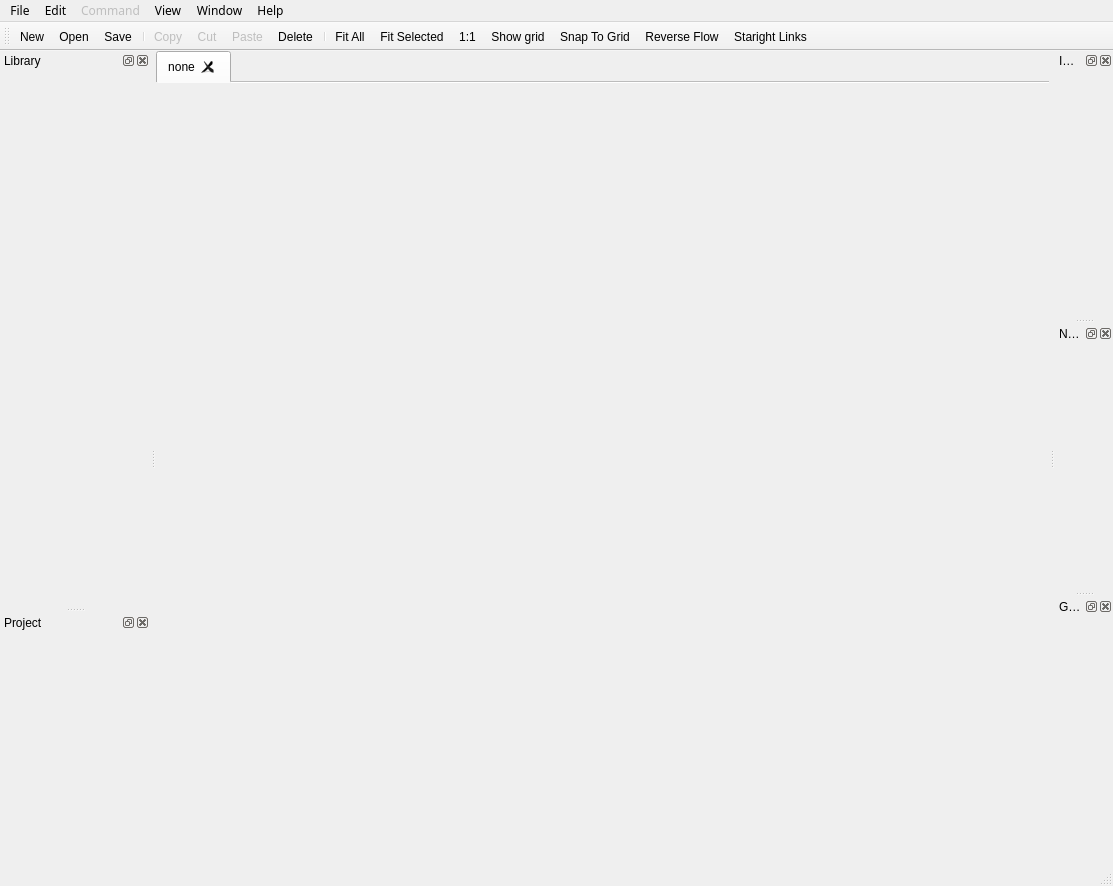
<?xml version="1.0" encoding="UTF-8"?>
<ui version="4.0">
 <class>MainWindow</class>
 <widget class="QMainWindow" name="MainWindow">
  <property name="geometry">
   <rect>
    <x>0</x>
    <y>0</y>
    <width>1113</width>
    <height>886</height>
   </rect>
  </property>
  <property name="windowTitle">
   <string>meShaderEd</string>
  </property>
  <property name="dockOptions">
   <set>QMainWindow::AllowTabbedDocks|QMainWindow::AnimatedDocks</set>
  </property>
  <property name="unifiedTitleAndToolBarOnMac">
   <bool>false</bool>
  </property>
  <widget class="QWidget" name="centralwidget">
   <property name="acceptDrops">
    <bool>true</bool>
   </property>
   <layout class="QGridLayout" name="gridLayout">
    <property name="margin">
     <number>0</number>
    </property>
    <item row="0" column="0">
     <widget class="QTabWidget" name="tabs">
      <property name="acceptDrops">
       <bool>true</bool>
      </property>
      <property name="tabPosition">
       <enum>QTabWidget::North</enum>
      </property>
      <property name="tabShape">
       <enum>QTabWidget::Rounded</enum>
      </property>
      <property name="currentIndex">
       <number>0</number>
      </property>
      <property name="elideMode">
       <enum>Qt::ElideNone</enum>
      </property>
      <property name="documentMode">
       <bool>true</bool>
      </property>
      <property name="tabsClosable">
       <bool>true</bool>
      </property>
      <property name="movable">
       <bool>false</bool>
      </property>
      <widget class="WorkArea" name="workArea">
       <property name="acceptDrops">
        <bool>true</bool>
       </property>
       <attribute name="title">
        <string>none</string>
       </attribute>
      </widget>
     </widget>
    </item>
   </layout>
  </widget>
  <widget class="QMenuBar" name="menubar">
   <property name="geometry">
    <rect>
     <x>0</x>
     <y>0</y>
     <width>1113</width>
     <height>19</height>
    </rect>
   </property>
   <property name="font">
    <font>
     <family>Lucida Sans</family>
     <pointsize>9</pointsize>
    </font>
   </property>
   <widget class="QMenu" name="menuFile">
    <property name="font">
     <font>
      <family>MS Shell Dlg 2</family>
      <pointsize>8</pointsize>
     </font>
    </property>
    <property name="title">
     <string>File</string>
    </property>
    <addaction name="actionNew"/>
    <addaction name="actionOpen"/>
    <addaction name="actionSave"/>
    <addaction name="actionSaveAs"/>
    <addaction name="actionProjectSetup"/>
    <addaction name="separator"/>
    <addaction name="actionImport"/>
    <addaction name="actionExport"/>
    <addaction name="separator"/>
    <addaction name="actionExit"/>
   </widget>
   <widget class="QMenu" name="menuEdit">
    <property name="font">
     <font>
      <family>MS Shell Dlg 2</family>
      <pointsize>8</pointsize>
     </font>
    </property>
    <property name="title">
     <string>Edit</string>
    </property>
    <addaction name="actionUndo"/>
    <addaction name="actionRedo"/>
    <addaction name="separator"/>
    <addaction name="actionCopy"/>
    <addaction name="actionCut"/>
    <addaction name="actionPaste"/>
    <addaction name="separator"/>
    <addaction name="actionDelete"/>
    <addaction name="separator"/>
    <addaction name="actionRendererOptions"/>
    <addaction name="actionSettings"/>
   </widget>
   <widget class="QMenu" name="menuCommand">
    <property name="enabled">
     <bool>false</bool>
    </property>
    <property name="font">
     <font>
      <family>MS Shell Dlg 2</family>
      <pointsize>8</pointsize>
     </font>
    </property>
    <property name="title">
     <string>Command</string>
    </property>
    <addaction name="actionBuild"/>
    <addaction name="actionRender"/>
   </widget>
   <widget class="QMenu" name="menuWindow">
    <property name="font">
     <font>
      <family>MS Shell Dlg 2</family>
      <pointsize>8</pointsize>
     </font>
    </property>
    <property name="title">
     <string>Window</string>
    </property>
    <addaction name="actionShowToolbar"/>
    <addaction name="actionShowNodes"/>
    <addaction name="actionShowParameters"/>
    <addaction name="actionShowPreview"/>
    <addaction name="actionShowGeometry"/>
    <addaction name="separator"/>
    <addaction name="actionNewParamView"/>
    <addaction name="actionNewImageView"/>
   </widget>
   <widget class="QMenu" name="menuHelp">
    <property name="font">
     <font>
      <family>MS Shell Dlg 2</family>
      <pointsize>8</pointsize>
     </font>
    </property>
    <property name="layoutDirection">
     <enum>Qt::RightToLeft</enum>
    </property>
    <property name="title">
     <string>Help</string>
    </property>
    <addaction name="actionAbout"/>
    <addaction name="actionHelp"/>
   </widget>
   <widget class="QMenu" name="menuView">
    <property name="title">
     <string>View</string>
    </property>
    <addaction name="actionShowGrid"/>
    <addaction name="actionSnapGrid"/>
    <addaction name="actionReverseFlow"/>
    <addaction name="actionStraightLinks"/>
    <addaction name="separator"/>
    <addaction name="actionFitAll"/>
    <addaction name="actionFitSelected"/>
    <addaction name="actionZoomReset"/>
   </widget>
   <addaction name="menuFile"/>
   <addaction name="menuEdit"/>
   <addaction name="menuCommand"/>
   <addaction name="menuView"/>
   <addaction name="menuWindow"/>
   <addaction name="menuHelp"/>
  </widget>
  <widget class="QStatusBar" name="statusbar"/>
  <widget class="QDockWidget" name="dockNodes">
   <property name="minimumSize">
    <size>
     <width>150</width>
     <height>42</height>
    </size>
   </property>
   <property name="floating">
    <bool>false</bool>
   </property>
   <property name="allowedAreas">
    <set>Qt::LeftDockWidgetArea|Qt::RightDockWidgetArea</set>
   </property>
   <property name="windowTitle">
    <string>Library</string>
   </property>
   <attribute name="dockWidgetArea">
    <number>1</number>
   </attribute>
   <widget class="NodeLibraryView" name="nodeList_ctl"/>
  </widget>
  <widget class="QToolBar" name="toolBar">
   <property name="minimumSize">
    <size>
     <width>0</width>
     <height>0</height>
    </size>
   </property>
   <property name="baseSize">
    <size>
     <width>0</width>
     <height>0</height>
    </size>
   </property>
   <property name="windowTitle">
    <string>toolBar</string>
   </property>
   <property name="allowedAreas">
    <set>Qt::LeftToolBarArea|Qt::TopToolBarArea</set>
   </property>
   <property name="iconSize">
    <size>
     <width>24</width>
     <height>24</height>
    </size>
   </property>
   <attribute name="toolBarArea">
    <enum>TopToolBarArea</enum>
   </attribute>
   <attribute name="toolBarBreak">
    <bool>false</bool>
   </attribute>
   <addaction name="actionNew"/>
   <addaction name="actionOpen"/>
   <addaction name="actionSave"/>
   <addaction name="separator"/>
   <addaction name="actionCopy"/>
   <addaction name="actionCut"/>
   <addaction name="actionPaste"/>
   <addaction name="actionDelete"/>
   <addaction name="separator"/>
   <addaction name="actionFitAll"/>
   <addaction name="actionFitSelected"/>
   <addaction name="actionZoomReset"/>
   <addaction name="actionShowGrid"/>
   <addaction name="actionSnapGrid"/>
   <addaction name="actionReverseFlow"/>
   <addaction name="actionStraightLinks"/>
  </widget>
  <widget class="QDockWidget" name="dockPreview">
   <property name="baseSize">
    <size>
     <width>300</width>
     <height>0</height>
    </size>
   </property>
   <property name="floating">
    <bool>false</bool>
   </property>
   <property name="features">
    <set>QDockWidget::AllDockWidgetFeatures</set>
   </property>
   <property name="allowedAreas">
    <set>Qt::LeftDockWidgetArea|Qt::RightDockWidgetArea</set>
   </property>
   <property name="windowTitle">
    <string>Image View</string>
   </property>
   <attribute name="dockWidgetArea">
    <number>2</number>
   </attribute>
   <widget class="ImageViewWidget" name="imageView_ctl"/>
  </widget>
  <widget class="QDockWidget" name="dockParam">
   <property name="baseSize">
    <size>
     <width>300</width>
     <height>0</height>
    </size>
   </property>
   <property name="features">
    <set>QDockWidget::AllDockWidgetFeatures</set>
   </property>
   <property name="allowedAreas">
    <set>Qt::LeftDockWidgetArea|Qt::RightDockWidgetArea</set>
   </property>
   <property name="windowTitle">
    <string>Node Parameters</string>
   </property>
   <attribute name="dockWidgetArea">
    <number>2</number>
   </attribute>
   <widget class="NodeParamView" name="nodeParam_ctl"/>
  </widget>
  <widget class="QDockWidget" name="dockGeom">
   <property name="windowTitle">
    <string>Geometry View</string>
   </property>
   <attribute name="dockWidgetArea">
    <number>2</number>
   </attribute>
   <widget class="GeomViewWidget" name="geomView_ctl"/>
  </widget>
  <widget class="QDockWidget" name="dockProject">
   <property name="windowTitle">
    <string>Project</string>
   </property>
   <attribute name="dockWidgetArea">
    <number>1</number>
   </attribute>
   <widget class="NodeLibraryView" name="project_ctl"/>
  </widget>
  <action name="actionRendererOptions">
   <property name="text">
    <string>Renderer ...</string>
   </property>
   <property name="toolTip">
    <string>Renderer Options</string>
   </property>
  </action>
  <action name="actionPreviewOptions">
   <property name="text">
    <string>Preview ...</string>
   </property>
   <property name="toolTip">
    <string>Preview Options</string>
   </property>
  </action>
  <action name="actionNew">
   <property name="icon">
    <iconset resource="resources.qrc">
     <normaloff>:/file_icons/resources/new.png</normaloff>:/file_icons/resources/new.png</iconset>
   </property>
   <property name="text">
    <string>&amp;New</string>
   </property>
   <property name="toolTip">
    <string notr="true" extracomment="Create a new project">New Project</string>
   </property>
   <property name="statusTip">
    <string notr="true" extracomment="Create a new project">Create a new project</string>
   </property>
   <property name="shortcut">
    <string>Ctrl+N</string>
   </property>
  </action>
  <action name="actionOpen">
   <property name="icon">
    <iconset resource="resources.qrc">
     <normaloff>:/file_icons/resources/open.png</normaloff>:/file_icons/resources/open.png</iconset>
   </property>
   <property name="text">
    <string>&amp;Open</string>
   </property>
   <property name="statusTip">
    <string>Open existing project</string>
   </property>
   <property name="shortcut">
    <string>Ctrl+O</string>
   </property>
  </action>
  <action name="actionSave">
   <property name="icon">
    <iconset resource="resources.qrc">
     <normaloff>:/file_icons/resources/save.png</normaloff>:/file_icons/resources/save.png</iconset>
   </property>
   <property name="text">
    <string>&amp;Save</string>
   </property>
   <property name="shortcut">
    <string>Ctrl+S</string>
   </property>
  </action>
  <action name="actionExit">
   <property name="text">
    <string>Quit</string>
   </property>
   <property name="shortcut">
    <string>Ctrl+Q</string>
   </property>
  </action>
  <action name="actionSaveAs">
   <property name="text">
    <string>Save As</string>
   </property>
  </action>
  <action name="actionImport">
   <property name="text">
    <string>Import</string>
   </property>
  </action>
  <action name="actionExport">
   <property name="enabled">
    <bool>false</bool>
   </property>
   <property name="text">
    <string>Export</string>
   </property>
  </action>
  <action name="actionCopy">
   <property name="enabled">
    <bool>false</bool>
   </property>
   <property name="icon">
    <iconset resource="resources.qrc">
     <normaloff>:/edit_icons/resources/copy.png</normaloff>:/edit_icons/resources/copy.png</iconset>
   </property>
   <property name="text">
    <string>Copy</string>
   </property>
  </action>
  <action name="actionCut">
   <property name="enabled">
    <bool>false</bool>
   </property>
   <property name="icon">
    <iconset resource="resources.qrc">
     <normaloff>:/edit_icons/resources/editcut1.png</normaloff>:/edit_icons/resources/editcut1.png</iconset>
   </property>
   <property name="text">
    <string>Cut</string>
   </property>
  </action>
  <action name="actionPaste">
   <property name="enabled">
    <bool>false</bool>
   </property>
   <property name="icon">
    <iconset resource="resources.qrc">
     <normaloff>:/edit_icons/resources/paste.png</normaloff>:/edit_icons/resources/paste.png</iconset>
   </property>
   <property name="text">
    <string>Paste</string>
   </property>
  </action>
  <action name="actionUndo">
   <property name="enabled">
    <bool>false</bool>
   </property>
   <property name="icon">
    <iconset resource="resources.qrc">
     <normaloff>:/edit_icons/resources/undo.png</normaloff>:/edit_icons/resources/undo.png</iconset>
   </property>
   <property name="text">
    <string>Undo</string>
   </property>
  </action>
  <action name="actionRedo">
   <property name="enabled">
    <bool>false</bool>
   </property>
   <property name="icon">
    <iconset resource="resources.qrc">
     <normaloff>:/edit_icons/resources/redo.png</normaloff>:/edit_icons/resources/redo.png</iconset>
   </property>
   <property name="text">
    <string>Redo</string>
   </property>
  </action>
  <action name="actionBuild">
   <property name="enabled">
    <bool>false</bool>
   </property>
   <property name="text">
    <string>Build</string>
   </property>
  </action>
  <action name="actionRender">
   <property name="enabled">
    <bool>false</bool>
   </property>
   <property name="text">
    <string>Render</string>
   </property>
  </action>
  <action name="actionShowNodes">
   <property name="checkable">
    <bool>true</bool>
   </property>
   <property name="checked">
    <bool>true</bool>
   </property>
   <property name="text">
    <string>Nodes Library</string>
   </property>
   <property name="toolTip">
    <string>Show Nodes</string>
   </property>
  </action>
  <action name="actionShowParameters">
   <property name="checkable">
    <bool>true</bool>
   </property>
   <property name="checked">
    <bool>true</bool>
   </property>
   <property name="text">
    <string>Node Parameters</string>
   </property>
   <property name="toolTip">
    <string>Show Parameters</string>
   </property>
  </action>
  <action name="actionShowGrid">
   <property name="checkable">
    <bool>true</bool>
   </property>
   <property name="icon">
    <iconset resource="resources.qrc">
     <normaloff>:/show_icons/resources/grid_off.png</normaloff>
     <normalon>:/show_icons/resources/grid_on.png</normalon>:/show_icons/resources/grid_off.png</iconset>
   </property>
   <property name="text">
    <string>Show grid</string>
   </property>
   <property name="toolTip">
    <string>Show grid</string>
   </property>
  </action>
  <action name="actionAbout">
   <property name="text">
    <string>About</string>
   </property>
  </action>
  <action name="actionHelp">
   <property name="text">
    <string>Help</string>
   </property>
  </action>
  <action name="actionShowToolbar">
   <property name="checkable">
    <bool>true</bool>
   </property>
   <property name="checked">
    <bool>true</bool>
   </property>
   <property name="text">
    <string>Toolbar</string>
   </property>
  </action>
  <action name="actionShowPreview">
   <property name="checkable">
    <bool>true</bool>
   </property>
   <property name="checked">
    <bool>true</bool>
   </property>
   <property name="text">
    <string>Image View</string>
   </property>
   <property name="toolTip">
    <string>Show Preview</string>
   </property>
  </action>
  <action name="actionDelete">
   <property name="icon">
    <iconset resource="resources.qrc">
     <normaloff>:/edit_icons/resources/delete.png</normaloff>:/edit_icons/resources/delete.png</iconset>
   </property>
   <property name="text">
    <string>Delete</string>
   </property>
   <property name="shortcut">
    <string>Del</string>
   </property>
  </action>
  <action name="actionShowGeometry">
   <property name="checkable">
    <bool>true</bool>
   </property>
   <property name="checked">
    <bool>true</bool>
   </property>
   <property name="text">
    <string>Geometry View</string>
   </property>
  </action>
  <action name="actionProjectSetup">
   <property name="text">
    <string>Project Setup ...</string>
   </property>
  </action>
  <action name="actionSettings">
   <property name="text">
    <string>Settings ...</string>
   </property>
  </action>
  <action name="actionReverseFlow">
   <property name="checkable">
    <bool>true</bool>
   </property>
   <property name="icon">
    <iconset resource="resources.qrc">
     <normaloff>:/show_icons/resources/ledoff.png</normaloff>
     <normalon>:/show_icons/resources/ledon.png</normalon>:/show_icons/resources/ledoff.png</iconset>
   </property>
   <property name="text">
    <string>Reverse Flow</string>
   </property>
  </action>
  <action name="actionStraightLinks">
   <property name="checkable">
    <bool>true</bool>
   </property>
   <property name="icon">
    <iconset resource="resources.qrc">
     <normaloff>:/show_icons/resources/ledoff.png</normaloff>
     <normalon>:/show_icons/resources/ledon.png</normalon>:/show_icons/resources/ledoff.png</iconset>
   </property>
   <property name="text">
    <string>Staright Links</string>
   </property>
   <property name="toolTip">
    <string>Draw Straight Links</string>
   </property>
  </action>
  <action name="actionSnapGrid">
   <property name="checkable">
    <bool>true</bool>
   </property>
   <property name="icon">
    <iconset resource="resources.qrc">
     <normaloff>:/show_icons/resources/ledoff.png</normaloff>
     <normalon>:/show_icons/resources/ledon.png</normalon>:/show_icons/resources/ledoff.png</iconset>
   </property>
   <property name="text">
    <string>Snap To Grid</string>
   </property>
   <property name="toolTip">
    <string>Snap to grid</string>
   </property>
  </action>
  <action name="actionFitAll">
   <property name="text">
    <string>Fit All</string>
   </property>
  </action>
  <action name="actionFitSelected">
   <property name="text">
    <string>Fit Selected</string>
   </property>
  </action>
  <action name="actionZoomReset">
   <property name="text">
    <string>1:1</string>
   </property>
  </action>
  <action name="actionNewParamView">
   <property name="text">
    <string>New Parameter View</string>
   </property>
  </action>
  <action name="actionNewImageView">
   <property name="text">
    <string>New Image View</string>
   </property>
  </action>
  <zorder>dockNodes</zorder>
  <zorder>dockPreview</zorder>
  <zorder>dockParam</zorder>
  <zorder>dockGeom</zorder>
  <zorder>dockProject</zorder>
 </widget>
 <customwidgets>
  <customwidget>
   <class>WorkArea</class>
   <extends>QWidget</extends>
   <header>gfx/WorkArea.h</header>
  </customwidget>
  <customwidget>
   <class>NodeParamView</class>
   <extends>QWidget</extends>
   <header>nodeParamView</header>
   <container>1</container>
  </customwidget>
  <customwidget>
   <class>ImageViewWidget</class>
   <extends>QWidget</extends>
   <header>imageViewWidget</header>
   <container>1</container>
  </customwidget>
  <customwidget>
   <class>NodeLibraryView</class>
   <extends>QWidget</extends>
   <header>nodeLibraryView</header>
   <container>1</container>
  </customwidget>
  <customwidget>
   <class>GeomViewWidget</class>
   <extends>QWidget</extends>
   <header>geomViewWidget</header>
   <container>1</container>
  </customwidget>
 </customwidgets>
 <resources>
  <include location="resources.qrc"/>
 </resources>
 <connections>
  <connection>
   <sender>actionExit</sender>
   <signal>triggered()</signal>
   <receiver>MainWindow</receiver>
   <slot>close()</slot>
   <hints>
    <hint type="sourcelabel">
     <x>-1</x>
     <y>-1</y>
    </hint>
    <hint type="destinationlabel">
     <x>422</x>
     <y>290</y>
    </hint>
   </hints>
  </connection>
  <connection>
   <sender>actionProjectSetup</sender>
   <signal>triggered()</signal>
   <receiver>MainWindow</receiver>
   <slot>onProjectSetup()</slot>
   <hints>
    <hint type="sourcelabel">
     <x>-1</x>
     <y>-1</y>
    </hint>
    <hint type="destinationlabel">
     <x>440</x>
     <y>331</y>
    </hint>
   </hints>
  </connection>
  <connection>
   <sender>actionShowGrid</sender>
   <signal>toggled(bool)</signal>
   <receiver>MainWindow</receiver>
   <slot>onShowGrid(bool)</slot>
   <hints>
    <hint type="sourcelabel">
     <x>-1</x>
     <y>-1</y>
    </hint>
    <hint type="destinationlabel">
     <x>495</x>
     <y>321</y>
    </hint>
   </hints>
  </connection>
  <connection>
   <sender>actionRendererOptions</sender>
   <signal>triggered()</signal>
   <receiver>MainWindow</receiver>
   <slot>onRenderSettings()</slot>
   <hints>
    <hint type="sourcelabel">
     <x>-1</x>
     <y>-1</y>
    </hint>
    <hint type="destinationlabel">
     <x>495</x>
     <y>321</y>
    </hint>
   </hints>
  </connection>
  <connection>
   <sender>actionSnapGrid</sender>
   <signal>toggled(bool)</signal>
   <receiver>MainWindow</receiver>
   <slot>onSnapGrid(bool)</slot>
   <hints>
    <hint type="sourcelabel">
     <x>-1</x>
     <y>-1</y>
    </hint>
    <hint type="destinationlabel">
     <x>489</x>
     <y>377</y>
    </hint>
   </hints>
  </connection>
  <connection>
   <sender>actionReverseFlow</sender>
   <signal>toggled(bool)</signal>
   <receiver>MainWindow</receiver>
   <slot>onReverseFlow(bool)</slot>
   <hints>
    <hint type="sourcelabel">
     <x>-1</x>
     <y>-1</y>
    </hint>
    <hint type="destinationlabel">
     <x>489</x>
     <y>377</y>
    </hint>
   </hints>
  </connection>
  <connection>
   <sender>actionStraightLinks</sender>
   <signal>toggled(bool)</signal>
   <receiver>MainWindow</receiver>
   <slot>onStraightLinks(bool)</slot>
   <hints>
    <hint type="sourcelabel">
     <x>-1</x>
     <y>-1</y>
    </hint>
    <hint type="destinationlabel">
     <x>489</x>
     <y>377</y>
    </hint>
   </hints>
  </connection>
  <connection>
   <sender>actionDelete</sender>
   <signal>triggered()</signal>
   <receiver>MainWindow</receiver>
   <slot>onDelete()</slot>
   <hints>
    <hint type="sourcelabel">
     <x>-1</x>
     <y>-1</y>
    </hint>
    <hint type="destinationlabel">
     <x>489</x>
     <y>377</y>
    </hint>
   </hints>
  </connection>
  <connection>
   <sender>actionFitAll</sender>
   <signal>triggered()</signal>
   <receiver>MainWindow</receiver>
   <slot>onFitAll()</slot>
   <hints>
    <hint type="sourcelabel">
     <x>-1</x>
     <y>-1</y>
    </hint>
    <hint type="destinationlabel">
     <x>523</x>
     <y>312</y>
    </hint>
   </hints>
  </connection>
  <connection>
   <sender>actionFitSelected</sender>
   <signal>triggered()</signal>
   <receiver>MainWindow</receiver>
   <slot>onFitSelected()</slot>
   <hints>
    <hint type="sourcelabel">
     <x>-1</x>
     <y>-1</y>
    </hint>
    <hint type="destinationlabel">
     <x>523</x>
     <y>312</y>
    </hint>
   </hints>
  </connection>
  <connection>
   <sender>actionZoomReset</sender>
   <signal>triggered()</signal>
   <receiver>MainWindow</receiver>
   <slot>onZoomReset()</slot>
   <hints>
    <hint type="sourcelabel">
     <x>-1</x>
     <y>-1</y>
    </hint>
    <hint type="destinationlabel">
     <x>523</x>
     <y>312</y>
    </hint>
   </hints>
  </connection>
  <connection>
   <sender>actionNewParamView</sender>
   <signal>triggered()</signal>
   <receiver>MainWindow</receiver>
   <slot>onNewParamView()</slot>
   <hints>
    <hint type="sourcelabel">
     <x>-1</x>
     <y>-1</y>
    </hint>
    <hint type="destinationlabel">
     <x>523</x>
     <y>312</y>
    </hint>
   </hints>
  </connection>
  <connection>
   <sender>actionNew</sender>
   <signal>triggered()</signal>
   <receiver>MainWindow</receiver>
   <slot>onNew()</slot>
   <hints>
    <hint type="sourcelabel">
     <x>-1</x>
     <y>-1</y>
    </hint>
    <hint type="destinationlabel">
     <x>545</x>
     <y>326</y>
    </hint>
   </hints>
  </connection>
  <connection>
   <sender>actionSave</sender>
   <signal>triggered()</signal>
   <receiver>MainWindow</receiver>
   <slot>onSave()</slot>
   <hints>
    <hint type="sourcelabel">
     <x>-1</x>
     <y>-1</y>
    </hint>
    <hint type="destinationlabel">
     <x>545</x>
     <y>326</y>
    </hint>
   </hints>
  </connection>
  <connection>
   <sender>actionSaveAs</sender>
   <signal>triggered()</signal>
   <receiver>MainWindow</receiver>
   <slot>onSaveAs()</slot>
   <hints>
    <hint type="sourcelabel">
     <x>-1</x>
     <y>-1</y>
    </hint>
    <hint type="destinationlabel">
     <x>545</x>
     <y>326</y>
    </hint>
   </hints>
  </connection>
  <connection>
   <sender>actionOpen</sender>
   <signal>triggered()</signal>
   <receiver>MainWindow</receiver>
   <slot>onOpen()</slot>
   <hints>
    <hint type="sourcelabel">
     <x>-1</x>
     <y>-1</y>
    </hint>
    <hint type="destinationlabel">
     <x>545</x>
     <y>240</y>
    </hint>
   </hints>
  </connection>
  <connection>
   <sender>actionSettings</sender>
   <signal>triggered()</signal>
   <receiver>MainWindow</receiver>
   <slot>onSettingsSetup()</slot>
   <hints>
    <hint type="sourcelabel">
     <x>-1</x>
     <y>-1</y>
    </hint>
    <hint type="destinationlabel">
     <x>547</x>
     <y>278</y>
    </hint>
   </hints>
  </connection>
  <connection>
   <sender>actionImport</sender>
   <signal>triggered()</signal>
   <receiver>MainWindow</receiver>
   <slot>onImport()</slot>
   <hints>
    <hint type="sourcelabel">
     <x>-1</x>
     <y>-1</y>
    </hint>
    <hint type="destinationlabel">
     <x>556</x>
     <y>324</y>
    </hint>
   </hints>
  </connection>
 </connections>
 <slots>
  <slot>onProjectSetup()</slot>
  <slot>onShowGrid(bool)</slot>
  <slot>onAddNode(Node)</slot>
  <slot>onRenderSettings()</slot>
  <slot>onSnapGrid(bool)</slot>
  <slot>onReverseFlow(bool)</slot>
  <slot>onStraightLinks(bool)</slot>
  <slot>onDelete()</slot>
  <slot>onFitAll()</slot>
  <slot>onFitSelected()</slot>
  <slot>onZoomReset()</slot>
  <slot>onNewParamView()</slot>
  <slot>onNew()</slot>
  <slot>onSave()</slot>
  <slot>onSaveAs()</slot>
  <slot>onOpen()</slot>
  <slot>onSettingsSetup()</slot>
  <slot>onImport()</slot>
 </slots>
</ui>
